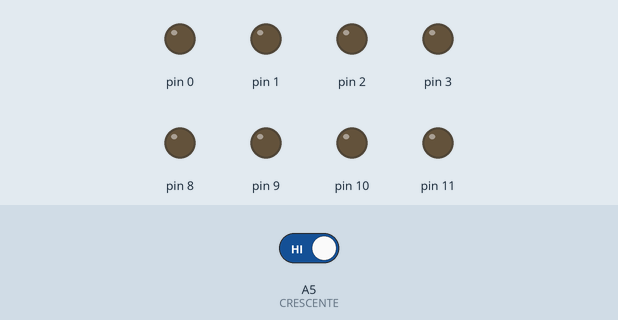
This sketch was run on a simulated Arduino Nano, built with avr-gcc and run on an emulated ATmega328P. Shown: output pins drawn as LEDs (lit = HIGH). Dashed ring = blinking. The test bench sets the inputs (shaded band); at power-on: A5 (CRESCENTE) HIGH.

Above: at 1.2 s.
1.3 s: A5 (CRESCENTE) driven LOW
At 3.1 s:
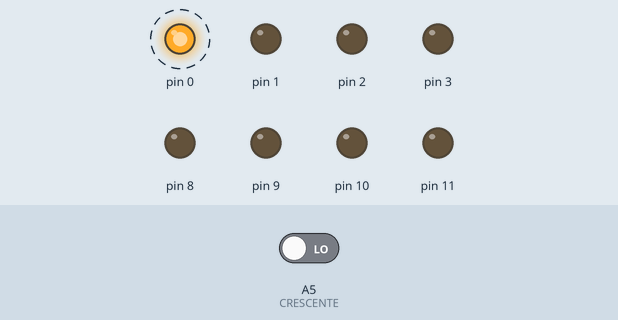
At 4.8 s:
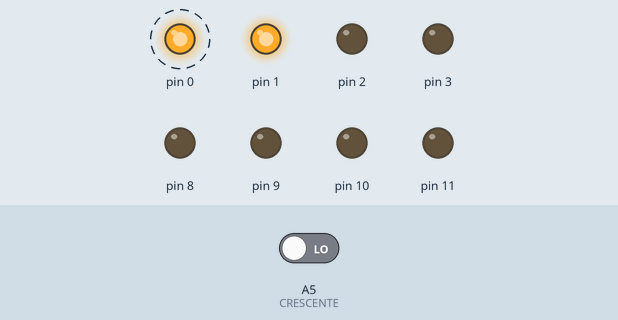
10.3 s: A5 (CRESCENTE) driven HIGH
At 10.6 s:
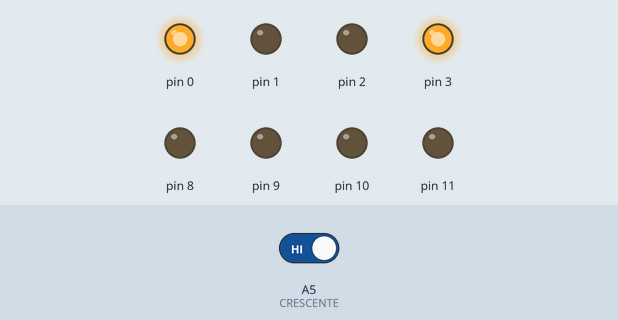
Timing chart, 0 to 13.3 s (numbered marks = the images above; inputs shaded):
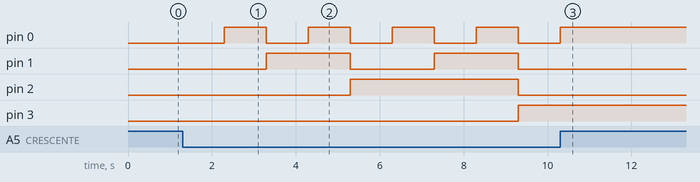

The sketch:

aula_10.ino
```cpp
#define CRESCENTE A5
#define DECRESCENTE A6
#define PARAR A3


void setup() {


pinMode (CRESCENTE, INPUT);
pinMode (DECRESCENTE, INPUT);
pinMode (PARAR, INPUT);
DDRD=0b00001111;
DDRB=0b00001111;


}

void loop() {

int contador;

if(!digitalRead(CRESCENTE))
{
for (contador=0;contador<=9;contador++)
{
PORTD=contador;
delay(1000);


}


}


}
```

Measured:
- after the input at 1.3 s, pin 0: alternates HIGH for 1.0 s and LOW for 1.0 s, starting after 1.0 s; pin 1: alternates HIGH for 2.0 s and LOW for 2.0 s, starting after 2.0 s; pin 2: LOW → HIGH after 4.0 s, → LOW 4.0 s later; pin 3: LOW → HIGH after 8.0 s
- after the input at 10.3 s, pin 0: goes on until 10.3 s, then stays HIGH; pin 1: stays LOW (without the input it goes to HIGH after 3.0 s); pin 2: stays LOW (without the input it goes to HIGH after 5.0 s); pin 3: stays HIGH (without the input it goes to LOW after 1.0 s)
